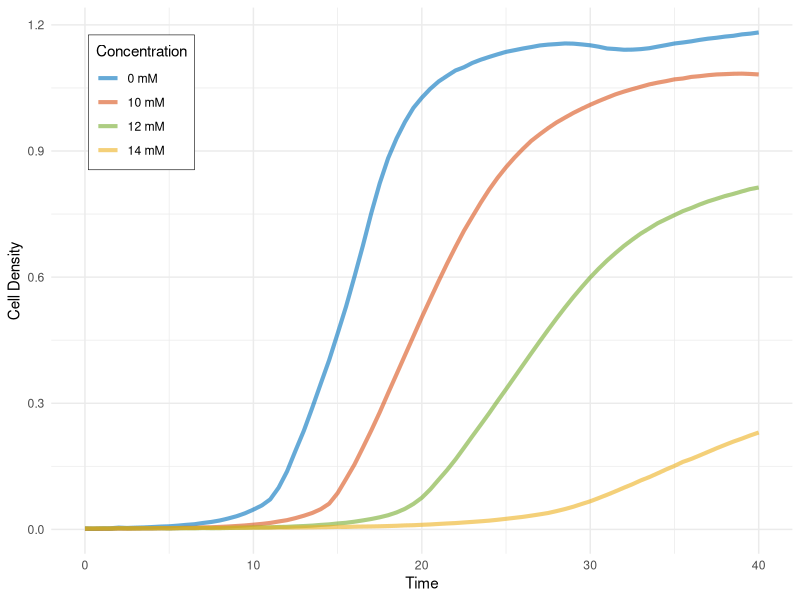

Here is the R script that generated this plot:
library(ggplot2)

##import data:
data = read.delim('./growth-curves/data/example_growth-curve.txt')

##set colour palette:
color_list <- c("#0072BD", "#D95319", "#77AC30", "#EDB120")

##plot:
p = ggplot(data, aes(x = Time, y = Growth, color = factor(Concentration))) +
  geom_line(alpha = 0.6, linewidth = 1.4) +
  scale_color_manual(values = color_list, name = 'Concentration') +
  labs(x = "Time", y = "Cell Density") +
  theme_minimal() +
  theme(
    legend.position = c(0.05, 0.95),
    legend.justification = c(0, 1),
    legend.background = element_rect(
      fill = "white",    
      color = "black", 
      size = 0.2, 
      linetype = "solid"
    )
  )

##save:
#ggsave("./growth-curves/plots/example_growth-curve.tiff", p, 
#       width = 4.5, height = 3.5, dpi = 600, compression = "lzw")
